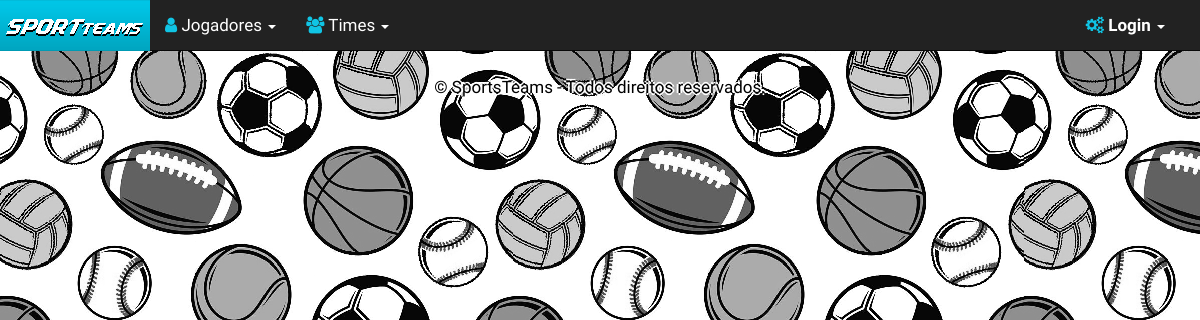
/jogadores_volei.php, run on an earlier commit of the app's database.
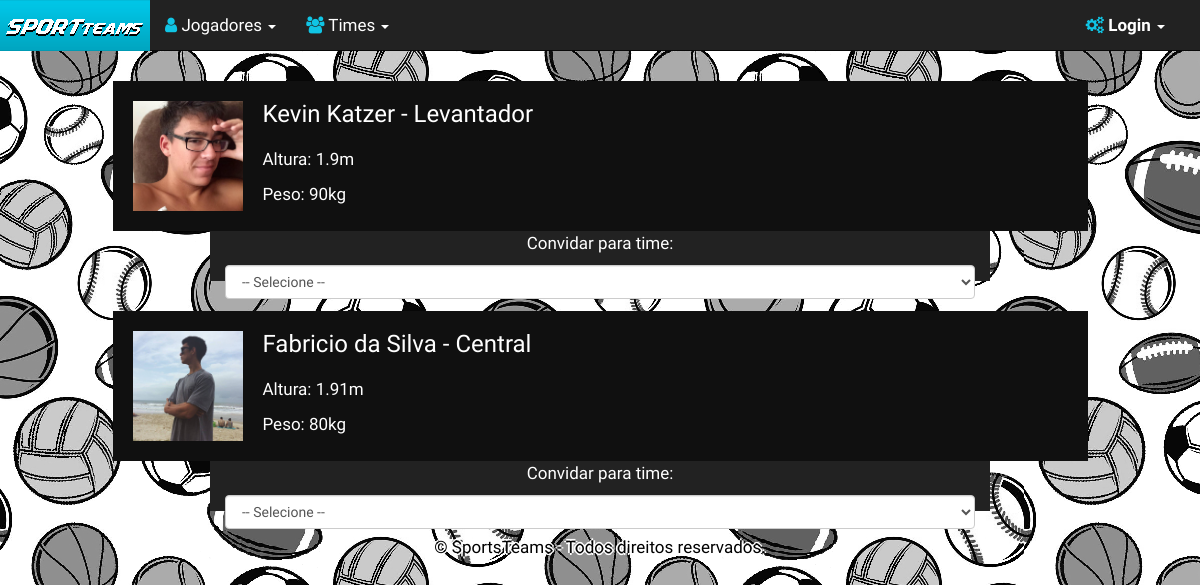
And on a later commit of the database.
### tables this page shows
CREATE TABLE `usuario` (
  `id` int(11) NOT NULL,
  `nome` varchar(100) NOT NULL,
  `email` varchar(100) NOT NULL,
  `senha` varchar(100) NOT NULL,
  `imagem` varchar(100) NOT NULL
);

CREATE TABLE `usuario_esporte` (
  `id_usuario` int(11) NOT NULL,
  `posicao_volei` varchar(100) NOT NULL,
  `posicao_basquete` varchar(100) NOT NULL,
  `posicao_futebol` varchar(100) NOT NULL
);

CREATE TABLE `usuario_info` (
  `id_usuario` int(11) NOT NULL,
  `peso` double NOT NULL,
  `altura` double NOT NULL,
  `sexo` char(1) NOT NULL,
  `data_nasc` date NOT NULL,
  `estado` varchar(100) NOT NULL,
  `cidade` varchar(100) NOT NULL
);

### jogadores_volei.php (the view, shortened to what this page needs)
<?php
include('./cabecalho_nav.php');
?>
<div class="container">
    <?php
    require 'conexao.php';
    $sql = "SELECT
            u.id,
            u.nome,
            u.email,
            u.imagem,
            ui.peso,
            ui.altura,
            ui.sexo,
            ui.data_nasc,
            ui.estado,
            ui.cidade,
            ue.posicao_volei,
            tu.fk_usuario,
            tu.fk_time
        FROM
            usuario u
            INNER JOIN usuario_info ui ON ui.id_usuario = u.id
            INNER JOIN usuario_esporte ue ON ue.id_usuario = u.id
            INNER JOIN time_usuarios tu ON tu.fk_usuario = u.id
        WHERE	ue.posicao_volei <> 'NULL'
        GROUP BY u.id;";
    $sqlResult2 = mysqli_query($conexao, $sql);
    while ($arrayUsuario = mysqli_fetch_assoc($sqlResult2)) {
        ?>
        <div class="row">
            <div class="col-md-10 jogador">
                <div style="float:left;">
                    <img src="<?php echo 'img/uploads/' . $arrayUsuario['imagem']; ?>" alt="Imagem do Jogador"
                         height="110" width="110">
                </div>
                <div class="div_info_margin">
                    <h3><?php echo $arrayUsuario['nome'] ?> - <?php echo $arrayUsuario['posicao_volei'] ?></h3>
                    <p>Altura: <?php echo $arrayUsuario['altura'] ?>m</p>
                    <p>Peso: <?php echo $arrayUsuario['peso'] ?>kg</p>
                </div>
            </div>
            <div class="col-md-8 info_jogador" style="float:right;">
                <form method="POST" action="convidarJogador.php">
                    <p class="text-center">Convidar para time:</p>
                    <select name="seusTimes" class="form-control">
                        <option value=""> -- Selecione --</option>
                    </select>
                </form>
            </div>
        </div>
    <?php } ?>
</div>
<?php
Include('./rodape_assinatura.php');
?>

### cabecalho_nav.php (shortened to what this page needs)
<!DOCTYPE HTML>
<html>
  <head>
    <link href="css/bootstrap.min.css" rel="stylesheet" type="text/css">
    <link href="css/style.css" rel="stylesheet" type="text/css">
	<link rel="stylesheet" href="https://cdnjs.cloudflare.com/ajax/libs/font-awesome/4.7.0/css/font-awesome.min.css">
  </head>
  <body>
		<header>
            <div class="container">
            <nav class="navbar navbar-inverse navbar-fixed-top" role="navigation">
              <div class="container-fluid navbar-border">
                <div class="navbar-header">
                  <a class="navbar-brand" href="index.php"><img src="img/SportTeams_logo.png"/></a>
                </div>
                <div class="collapse navbar-collapse" id="bs-example-navbar-collapse-1">
                  <ul class="nav navbar-nav">
                      <li class="dropdown">
                      <a href="#" class="dropdown-toggle" data-toggle="dropdown"><i class="fa fa-user iconcolorblue"></i> Jogadores <span class="caret"></span></a>
                      </li>
                      <li class="dropdown">
                      <a href="#" class="dropdown-toggle" data-toggle="dropdown"><i class="fa fa-users iconcolorblue"></i> Times <span class="caret"></span></a>
                    </li>
					</ul>
					<?php
						if(isset($_SESSION) && $_SESSION['autorizado'] != 1){ ?>
                  <ul class="nav navbar-nav navbar-right">
					<li class="dropdown">
					  <a href="#" class="dropdown-toggle" data-toggle="dropdown"><i class="fa fa-cogs iconcolorblue"></i> <b class="color-blue">Login</b> <span class="caret"></span></a>
                        <?php } else {    ?>
                            <ul class="nav navbar-nav navbar-right">
                                <li style="margin-top:14px; color:white;">Logado como: <?php echo $usuarioNome;?></li>
                            </ul>
                        <?php  }  ?>
                </div>
            </nav>
            </div>
		</header>

### rodape_assinatura.php (shortened to what this page needs)
	<footer>
        <br/>
			<p class="text-center textwhiteborderblack">© SportsTeams - Todos direitos reservados.</p>
	</footer>
  </body>
</html>

### css/style.css (style rules this page uses)
body { background-image: url("../img/background.png"); background-repeat:repeat; font-family: 'Fjalla One', sans-serif; font-size:17px; padding-top: 51px; }
.div_info_margin { margin-left: 130px; float: none; }
.jogador { background-color: #101010; height: 150px; margin: 0px auto; margin-top: 30px; float: none !important; color: #fff; padding: 20px; }
.info_jogador { background-color: #222222; height: 50px; margin:0px auto !important; float: none !important; color: #fff; }
.jogador h3 { margin: 0 0 20px 0; }
.iconcolorblue { color:#10c5e5; }
.textwhiteborderblack { color:black; text-shadow: -2px 0 white, 0 2px white, 2px 0 white, 0 -2px white; }
.navbar-brand { padding:0px !important; }
.navbar-inverse .navbar-nav > li > a { color:white !important; }
.navbar-right { margin-right:5px !important; }

What changed in the data, as far as the page shows it:
added usuario: imagem (picture), nome "Kevin Katzer", usuario_esporte.posicao_volei "Levantador", usuario_info.altura "1.9", usuario_info.peso "90"
added usuario: imagem (picture), nome "Fabricio da Silva", usuario_esporte.posicao_volei "Central", usuario_info.altura "1.91", usuario_info.peso "80"
